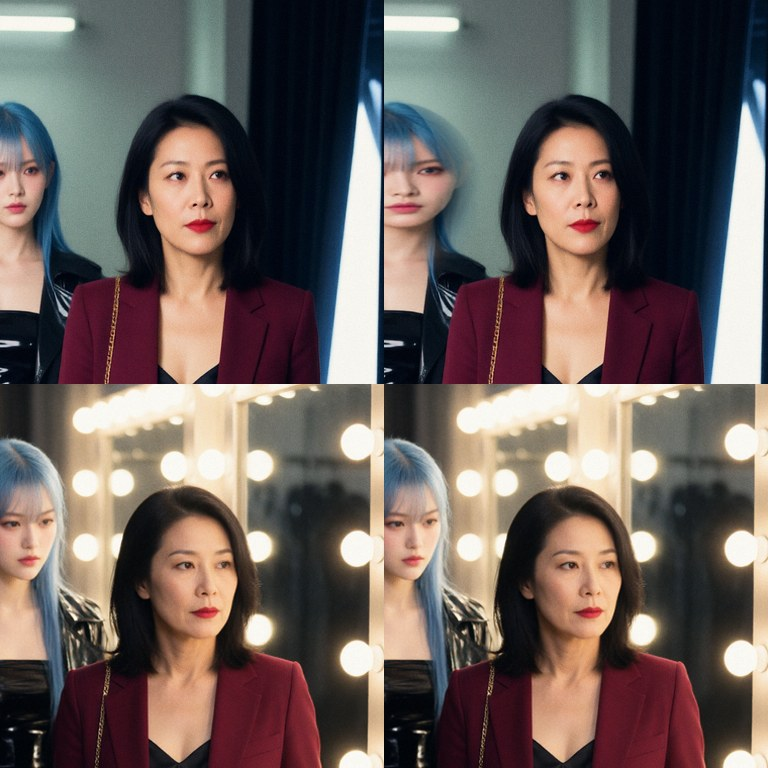
#> input picture reports/p6/r4_face_fix_sheet.jpg, 768 x 768 px
$ python -i grade.py   (imports and definitions only)
#> lines starting #> are read from the running program, lines starting #| are printed output that depends on the picture
"""
首帧/尾帧调色（A4/A6，research v6 §6）：确定性颜色迁移到项目方色调参考图 assets/style/color_reference_01.png。

本机 ComfyUI 没有 KJNodes ColorMatch（只有核心 ColorTransfer 节点），这里用 Python 做同类的 LAB Reinhard 迁移，
好处：可复现、能同时保留未调色原图、能按镜头做暗场保护。

- 色度（a/b 均值与方差）按 strength 向参考图靠拢 → 粉/冰蓝的浓郁配色；
- 亮度（L）只按 strength × L_SHARE 轻推，且暗场/夜景镜头完全不动 L、不提亮（剧本光源优先）；
- 皮肤保护：均值偏移的色度上限 MAX_SHIFT，避免肤色整体偏粉（v6 ⚠）。
尾帧调色以定稿首帧为参考（strength 更高），保证首尾帧之间不闪色。
"""
from functools import lru_cache
import os
from pathlib import Path

import numpy as np

ROOT = Path(os.environ.get("NS_PROJECT_ROOT") or Path(__file__).resolve().parents[3])  # T42：子进程可指向 projects/<slug>
COLOR_REF = ROOT / "assets" / "style" / "color_reference_01.png"
METHOD = "reinhard_lab"
STRENGTH = 0.6
L_SHARE = 0.5            # 亮度只迁移一半力度
MAX_SHIFT = 8.0          # a/b 均值最大偏移（LAB 单位）
DARK_L = 38.0            # 平均亮度低于此值按暗场处理
DARK_SHIFT_SHARE = 0.35  # 暗场的色度均值偏移只用 35%（否则黑位偏红）


def _lab(rgb: np.ndarray) -> np.ndarray:
    import cv2
    return cv2.cvtColor(rgb.astype(np.float32) / 255.0, cv2.COLOR_RGB2LAB)


def _rgb(lab: np.ndarray) -> np.ndarray:
    import cv2
    out = cv2.cvtColor(lab.astype(np.float32), cv2.COLOR_LAB2RGB)
    return np.clip(out * 255.0 + 0.5, 0, 255).astype(np.uint8)


def _load(path: Path) -> np.ndarray:
    from PIL import Image
    return np.asarray(Image.open(path).convert("RGB"))


def stats(lab: np.ndarray) -> tuple[np.ndarray, np.ndarray]:
    flat = lab.reshape(-1, 3)
    return flat.mean(0), flat.std(0) + 1e-6


@lru_cache(maxsize=8)
def ref_stats(path: str = str(COLOR_REF)) -> tuple[tuple, tuple]:
    mu, sd = stats(_lab(_load(Path(path))))
    return tuple(mu.tolist()), tuple(sd.tolist())


def transfer(rgb: np.ndarray, ref_mu, ref_sd, strength: float = STRENGTH, dark: bool = False,
             l_share: float = L_SHARE, max_shift: float = MAX_SHIFT) -> tuple[np.ndarray, dict]:
    lab = _lab(rgb)
    mu, sd = stats(lab)
    ref_mu, ref_sd = np.asarray(ref_mu, np.float32), np.asarray(ref_sd, np.float32)
    dark = dark or float(mu[0]) < DARK_L
    out = lab.copy()
    for c in range(3):
        k = strength * (0.0 if dark else l_share) if c == 0 else strength * (0.5 if dark else 1.0)
        if k <= 0:
            continue
        tgt_mu = ref_mu[c]
        if c > 0:
            lim = max_shift * (DARK_SHIFT_SHARE if dark else 1.0)
            tgt_mu = mu[c] + np.clip(ref_mu[c] - mu[c], -lim, lim)
        # 只增不减：反差和饱和度向参考图看齐，但不会被压平（参考图的亮度方差比多数剧照小）
        tgt_sd = max(float(sd[c]), float(ref_sd[c]))
        moved = (lab[..., c] - mu[c]) / sd[c] * tgt_sd + tgt_mu
        out[..., c] = lab[..., c] + k * (moved - lab[..., c])
    if dark:  # 暗场：绝不提亮
        out[..., 0] = np.minimum(out[..., 0], lab[..., 0])
    out[..., 0] = np.clip(out[..., 0], 0, 100)
    info = {"method": METHOD, "strength": strength, "dark": bool(dark), "l_share": 0.0 if dark else l_share,
            "src_mean": [round(float(x), 2) for x in mu], "ref_mean": [round(float(x), 2) for x in ref_mu]}
    return _rgb(out), info


def grade_file(src: Path, dst: Path, *, reference: Path | None = None, strength: float = STRENGTH,
               dark: bool = False, l_share: float = L_SHARE) -> dict:
    """src（原图）→ dst（调色后）。reference 缺省 = 项目方色调参考图；尾帧传定稿首帧"""
    from PIL import Image
    ref = Path(reference or COLOR_REF)
    mu, sd = ref_stats(str(ref)) if reference is None else tuple(map(tuple, stats(_lab(_load(ref)))))
    out, info = transfer(_load(src), mu, sd, strength=strength, dark=dark, l_share=l_share)
    dst.parent.mkdir(parents=True, exist_ok=True)
    Image.fromarray(out).save(dst)
    info["reference"] = ref.relative_to(ROOT).as_posix() if ref.is_relative_to(ROOT) else str(ref)
    return info


def colour_distance(path: Path, reference: Path | None = None, dark: bool = False) -> float:
    """与参考图在 LAB 统计上的距离（色度均值/方差，非暗场再加亮度）；越小越接近"""
    ref = Path(reference or COLOR_REF)
    rmu, rsd = (np.asarray(x) for x in ref_stats(str(ref))) if reference is None else stats(_lab(_load(ref)))
    mu, sd = stats(_lab(_load(path)))
    d = np.abs(mu[1:] - rmu[1:]).sum() + 0.5 * np.abs(sd[1:] - rsd[1:]).sum()
    if not dark:
        d += 0.3 * abs(mu[0] - rmu[0])
    return float(d)

>>> import cv2
>>> picture = cv2.imread('../../../reports/p6/r4_face_fix_sheet.jpg', cv2.IMREAD_GRAYSCALE)
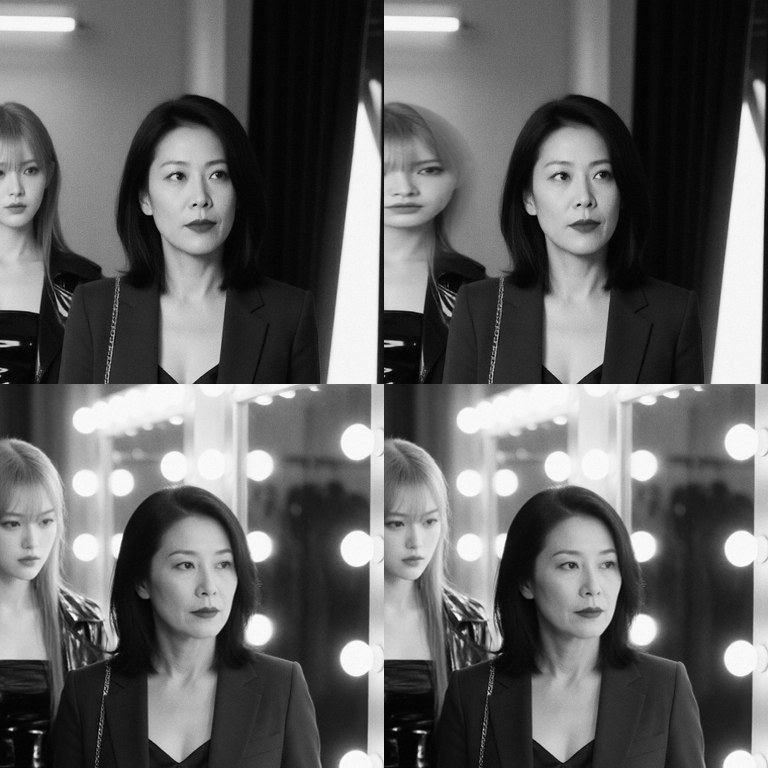
#> picture: shape (768, 768); min 0, max 255, mean 100.3
>>> result = grade_file(picture, 'out.png')
#> in _load, `return np.asarray(Image.open(path).convert("RGB"))`:
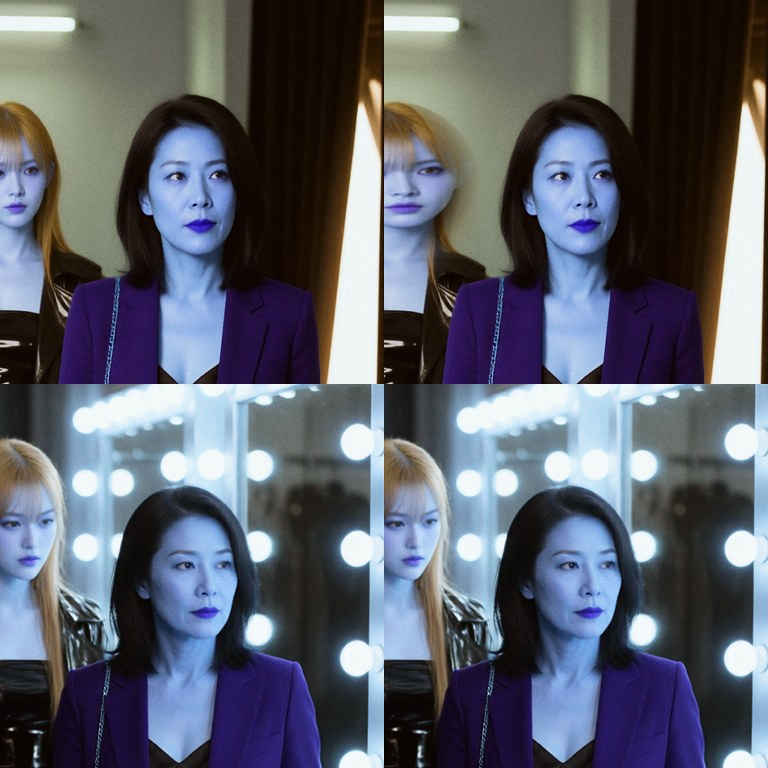
#> returned value: shape (768, 768, 3); mean of channels 0, 1, 2 109.4, 97.2, 93.1; drawn as B, G, R
#> in _lab, `return cv2.cvtColor(rgb.astype(np.float32) / 255.0, cv2.COLOR_RGB2LAB)`: returned value: shape (768, 768, 3) float32; mean of channels 0, 1, 2 40.8, 4.9, 4.5
#> in ref_stats, `mu, sd = stats(_lab(_load(Path(path))))`: mu = [40.78, 4.93, 4.47]; sd = [31.47, 10.89, 11.15]
#> in grade_file, `mu, sd = ref_stats(str(ref)) if reference is None else tuple(map(tuple..`: mu = (40.78, 4.93, 4.47); sd = (31.47, 10.89, 11.15)
#> (the run stopped early here; a loop or call above may not have finished)

$ run again, on reports/p6/r4_face_swap_arms_sheet.jpg
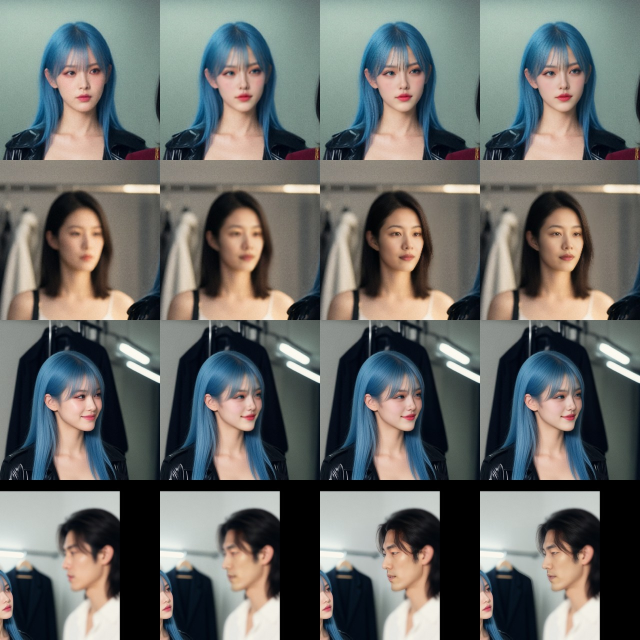
#> input picture reports/p6/r4_face_swap_arms_sheet.jpg, 1280 x 1280 px (shown at 1/2 size)
#> `picture = cv2.imread('../../../reports/p6/r4_face_fix_sheet.jpg', cv2...`:
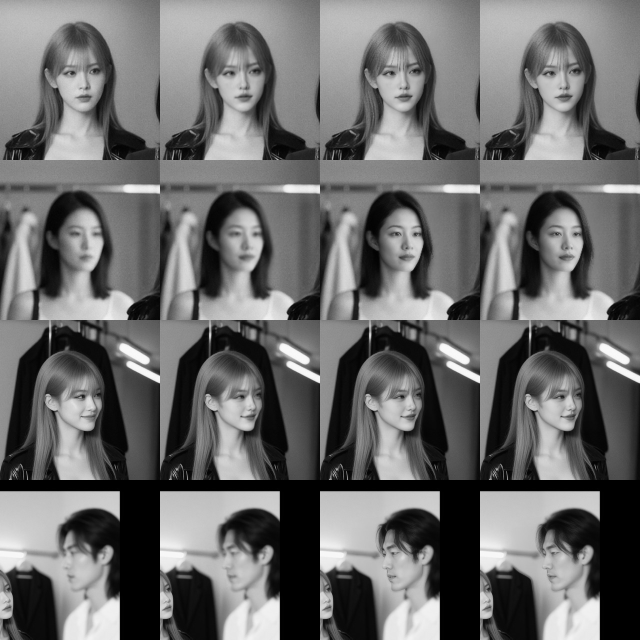
#> picture: shape (1280, 1280) (shown at 1/2 size); min 0, max 255, mean 106.7
#> in _load, `return np.asarray(Image.open(path).convert("RGB"))`:
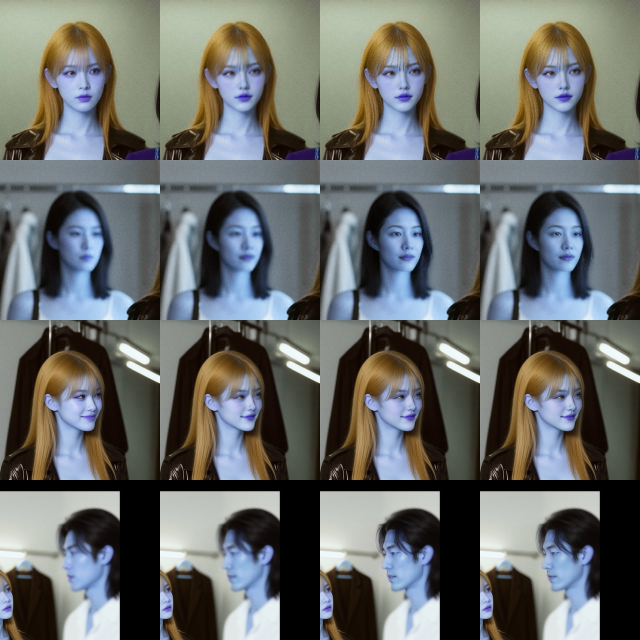
#> returned value: shape (1280, 1280, 3) (shown at 1/2 size); mean of channels 0, 1, 2 105.9, 107.6, 104.7; drawn as B, G, R
#> in ref_stats, `mu, sd = stats(_lab(_load(Path(path))))`: mu = [44.04, -0.343, 1.45]; sd = [28.26, 6.85, 10.24]
#> in grade_file, `mu, sd = ref_stats(str(ref)) if reference is None else tuple(map(tuple..`: mu = (44.04, -0.343, 1.45); sd = (28.26, 6.85, 10.24)

$ run again, on reports/p6/r4_face_swap_sheet.jpg
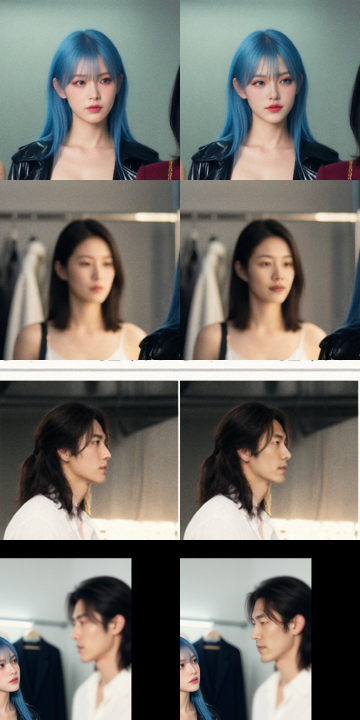
#> input picture reports/p6/r4_face_swap_sheet.jpg, 720 x 1440 px (shown at 1/2 size)
#> `picture = cv2.imread('../../../reports/p6/r4_face_fix_sheet.jpg', cv2...`:
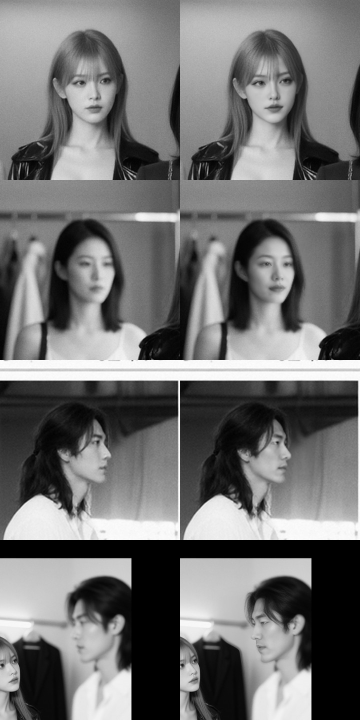
#> picture: shape (1440, 720) (shown at 1/2 size); min 0, max 255, mean 113.5
#> in _load, `return np.asarray(Image.open(path).convert("RGB"))`:
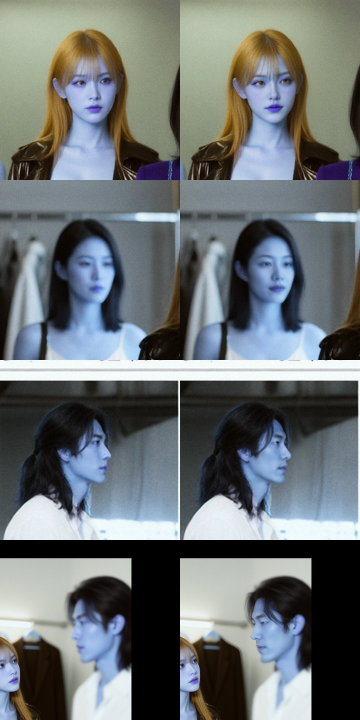
#> returned value: shape (1440, 720, 3) (shown at 1/2 size); mean of channels 0, 1, 2 115.5, 113.6, 107.6; drawn as B, G, R
#> in ref_stats, `mu, sd = stats(_lab(_load(Path(path))))`: mu = [46.38, 0.201, 3.55]; sd = [30.52, 6.56, 8.9]
#> in grade_file, `mu, sd = ref_stats(str(ref)) if reference is None else tuple(map(tuple..`: mu = (46.38, 0.201, 3.55); sd = (30.52, 6.56, 8.9)
